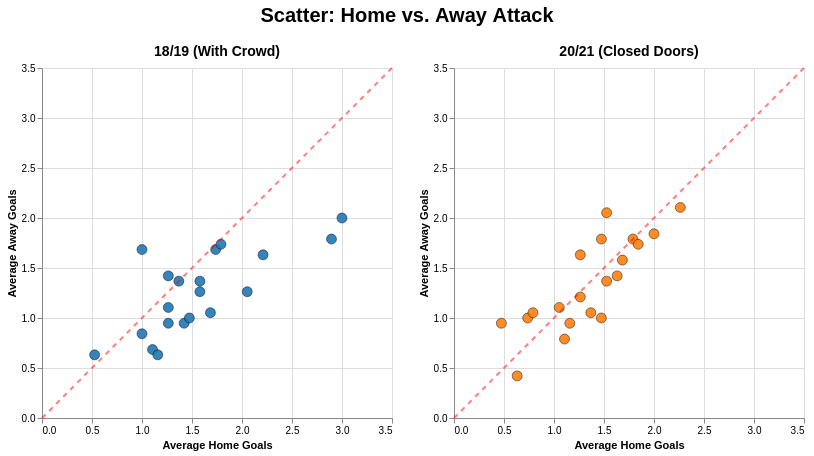

This figure's notebook cell:
### Markdown cell above
### 2. Offensive Convergence: Granular Performance

To understand if the global average phenomenon applies to most individual clubs, we use **Scatter Plots**.
* **Marks:** Points (representing each club).
* **Channels:** Horizontal position (Average Home Goals) and Vertical position (Average Away Goals).

We added a **reference line ($y = x$)**. Teams below the line score more at home; teams above score more away. We expect to see a convergence (points clustering around the line) in the season without a crowd.

### Code cell
# 1. Calculate Average Goals
home_avg = df.groupby(['Season', 'HomeTeam'])['FTHG'].mean().reset_index()
home_avg.columns = ['Season', 'Team', 'Avg_Home_Goals']

away_avg = df.groupby(['Season', 'AwayTeam'])['FTAG'].mean().reset_index()
away_avg.columns = ['Season', 'Team', 'Avg_Away_Goals']

df_times = pd.merge(home_avg, away_avg, on=['Season', 'Team'])

# 2. Setup Hover Interactions
hover_cor = alt.selection_point(name='hover_cor', on='mouseover', fields=['Team'], clear='mouseout', empty=True)
hover_tamanho = alt.selection_point(name='hover_tamanho', on='mouseover', fields=['Team'], clear='mouseout', empty=False)

# 3. Base Scatter Plot
base_scatter = alt.Chart(df_times).mark_circle(stroke='black').encode(
    x=alt.X('Avg_Home_Goals:Q', title='Average Home Goals', scale=alt.Scale(domain=[0, 3.5])),
    y=alt.Y('Avg_Away_Goals:Q', title='Average Away Goals', scale=alt.Scale(domain=[0, 3.5])),
    size=alt.condition(hover_tamanho, alt.value(350), alt.value(100)),
    strokeWidth=alt.condition(hover_tamanho, alt.value(2), alt.value(0.5)),
    opacity=alt.condition(hover_cor, alt.value(0.9), alt.value(0.2)),
    tooltip=[
        alt.Tooltip('Team:N', title='Club'),
        alt.Tooltip('Season:N', title='Context'),
        alt.Tooltip('Avg_Home_Goals:Q', title='Avg Home', format='.2f'),
        alt.Tooltip('Avg_Away_Goals:Q', title='Avg Away', format='.2f')
    ]
).add_params(hover_cor, hover_tamanho)

# 4. Reference Line (y = x)
linha_ref = alt.Chart(pd.DataFrame({'x': [0, 3.5], 'y': [0, 3.5]})).mark_line(
    color='red', strokeDash=[5, 5], opacity=0.5
).encode(x='x:Q', y='y:Q')

# 5. Layer Charts by Season
chart_1819 = alt.layer(
    base_scatter.transform_filter(alt.datum.Season == '18/19 (With Crowd)').encode(
        color=alt.condition(hover_cor, alt.value('#1f77b4'), alt.value('lightgray'))
    ), linha_ref
).properties(title=alt.TitleParams('18/19 (With Crowd)', fontSize=14, fontWeight='bold'), width=350, height=350)

chart_2021 = alt.layer(
    base_scatter.transform_filter(alt.datum.Season == '20/21 (Closed Doors)').encode(
        color=alt.condition(hover_cor, alt.value('#ff7f0e'), alt.value('lightgray'))
    ), linha_ref
).properties(title=alt.TitleParams('20/21 (Closed Doors)', fontSize=14, fontWeight='bold'), width=350, height=350)

# 6. Concatenate & Render
grafico_interativo = alt.hconcat(chart_1819, chart_2021).properties(
    title=alt.TitleParams('Scatter: Home vs. Away Attack', fontSize=20, anchor='middle', dy=-15)
).configure_view(stroke='transparent')

grafico_interativo

### Figure 1 — Vega-Lite specification as saved in the notebook (floating-point values rounded to 4 significant figures)
{"config": {"view": {"continuousWidth": 300, "continuousHeight": 300, "stroke": "transparent"}}, "hconcat": [{"layer": [{"data": {"name": "data-9d959e709e06d822ea3c6b835b281553"}, "mark": {"type": "circle", "stroke": "black"}, "encoding": {"color": {"condition": {"param": "hover_cor", "value": "#1f77b4", "empty": true}, "value": "lightgray"}, "opacity": {"condition": {"param": "hover_cor", "value": 0.9, "empty": true}, "value": 0.2}, "size": {"condition": {"param": "hover_tamanho", "value": 350, "empty": false}, "value": 100}, "strokeWidth": {"condition": {"param": "hover_tamanho", "value": 2, "empty": false}, "value": 0.5}, "tooltip": [{"field": "Team", "title": "Club", "type": "nominal"}, {"field": "Season", "title": "Context", "type": "nominal"}, {"field": "Avg_Home_Goals", "format": ".2f", "title": "Avg Home", "type": "quantitative"}, {"field": "Avg_Away_Goals", "format": ".2f", "title": "Avg Away", "type": "quantitative"}], "x": {"field": "Avg_Home_Goals", "scale": {"domain": [0, 3.5]}, "title": "Average Home Goals", "type": "quantitative"}, "y": {"field": "Avg_Away_Goals", "scale": {"domain": [0, 3.5]}, "title": "Average Away Goals", "type": "quantitative"}}, "name": "view_b03ac4f82cd70df3_0", "transform": [{"filter": "(datum.Season === '18/19 (With Crowd)')"}]}, {"data": {"name": "data-ef5c5d3a3e9a66407d57c06b707bd3b8"}, "mark": {"type": "line", "color": "red", "opacity": 0.5, "strokeDash": [5, 5]}, "encoding": {"x": {"field": "x", "type": "quantitative"}, "y": {"field": "y", "type": "quantitative"}}}], "height": 350, "title": {"text": "18/19 (With Crowd)", "fontSize": 14, "fontWeight": "bold"}, "width": 350}, {"layer": [{"data": {"name": "data-9d959e709e06d822ea3c6b835b281553"}, "mark": {"type": "circle", "stroke": "black"}, "encoding": {"color": {"condition": {"param": "hover_cor", "value": "#ff7f0e", "empty": true}, "value": "lightgray"}, "opacity": {"condition": {"param": "hover_cor", "value": 0.9, "empty": true}, "value": 0.2}, "size": {"condition": {"param": "hover_tamanho", "value": 350, "empty": false}, "value": 100}, "strokeWidth": {"condition": {"param": "hover_tamanho", "value": 2, "empty": false}, "value": 0.5}, "tooltip": [{"field": "Team", "title": "Club", "type": "nominal"}, {"field": "Season", "title": "Context", "type": "nominal"}, {"field": "Avg_Home_Goals", "format": ".2f", "title": "Avg Home", "type": "quantitative"}, {"field": "Avg_Away_Goals", "format": ".2f", "title": "Avg Away", "type": "quantitative"}], "x": {"field": "Avg_Home_Goals", "scale": {"domain": [0, 3.5]}, "title": "Average Home Goals", "type": "quantitative"}, "y": {"field": "Avg_Away_Goals", "scale": {"domain": [0, 3.5]}, "title": "Average Away Goals", "type": "quantitative"}}, "name": "view_d836888d2bed0b5a_1", "transform": [{"filter": "(datum.Season === '20/21 (Closed Doors)')"}]}, {"data": {"name": "data-ef5c5d3a3e9a66407d57c06b707bd3b8"}, "mark": {"type": "line", "color": "red", "opacity": 0.5, "strokeDash": [5, 5]}, "encoding": {"x": {"field": "x", "type": "quantitative"}, "y": {"field": "y", "type": "quantitative"}}}], "height": 350, "title": {"text": "20/21 (Closed Doors)", "fontSize": 14, "fontWeight": "bold"}, "width": 350}], "params": [{"name": "hover_cor", "select": {"type": "point", "clear": "mouseout", "fields": ["Team"], "on": "mouseover"}, "views": ["view_b03ac4f82cd70df3_0", "view_d836888d2bed0b5a_0", "view_d836888d2bed0b5a_1"]}, {"name": "hover_tamanho", "select": {"type": "point", "clear": "mouseout", "fields": ["Team"], "on": "mouseover"}, "views": ["view_b03ac4f82cd70df3_0", "view_d836888d2bed0b5a_0", "view_d836888d2bed0b5a_1"]}], "title": {"text": "Scatter: Home vs. Away Attack", "anchor": "middle", "dy": -15, "fontSize": 20}, "$schema": "https://vega.github.io/schema/vega-lite/v6.4.1.json", "datasets": {"data-9d959e709e06d822ea3c6b835b281553": [{"Season": "18/19 (With Crowd)", "Team": "Arsenal", "Avg_Home_Goals": 2.211, "Avg_Away_Goals": 1.632}, {"Season": "18/19 (With Crowd)", "Team": "Bournemouth", "Avg_Home_Goals": 1.579, "Avg_Away_Goals": 1.368}, {"Season": "18/19 (With Crowd)", "Team": "Brighton", "Avg_Home_Goals": 1.0, "Avg_Away_Goals": 0.8421}, {"Season": "18/19 (With Crowd)", "Team": "Burnley", "Avg_Home_Goals": 1.263, "Avg_Away_Goals": 1.105}, {"Season": "18/19 (With Crowd)", "Team": "Cardiff", "Avg_Home_Goals": 1.105, "Avg_Away_Goals": 0.6842}, {"Season": "18/19 (With Crowd)", "Team": "Chelsea", "Avg_Home_Goals": 2.053, "Avg_Away_Goals": 1.263}, {"Season": "18/19 (With Crowd)", "Team": "Crystal Palace", "Avg_Home_Goals": 1.0, "Avg_Away_Goals": 1.684}, {"Season": "18/19 (With Crowd)", "Team": "Everton", "Avg_Home_Goals": 1.579, "Avg_Away_Goals": 1.263}, {"Season": "18/19 (With Crowd)", "Team": "Fulham", "Avg_Home_Goals": 1.158, "Avg_Away_Goals": 0.6316}, {"Season": "18/19 (With Crowd)", "Team": "Huddersfield", "Avg_Home_Goals": 0.5263, "Avg_Away_Goals": 0.6316}, {"Season": "18/19 (With Crowd)", "Team": "Leicester", "Avg_Home_Goals": 1.263, "Avg_Away_Goals": 1.421}, {"Season": "18/19 (With Crowd)", "Team": "Liverpool", "Avg_Home_Goals": 2.895, "Avg_Away_Goals": 1.789}, {"Season": "18/19 (With Crowd)", "Team": "Man City", "Avg_Home_Goals": 3.0, "Avg_Away_Goals": 2.0}, {"Season": "18/19 (With Crowd)", "Team": "Man United", "Avg_Home_Goals": 1.737, "Avg_Away_Goals": 1.684}, {"Season": "18/19 (With Crowd)", "Team": "Newcastle", "Avg_Home_Goals": 1.263, "Avg_Away_Goals": 0.9474}, {"Season": "18/19 (With Crowd)", "Team": "Southampton", "Avg_Home_Goals": 1.421, "Avg_Away_Goals": 0.9474}, {"Season": "18/19 (With Crowd)", "Team": "Tottenham", "Avg_Home_Goals": 1.789, "Avg_Away_Goals": 1.737}, {"Season": "18/19 (With Crowd)", "Team": "Watford", "Avg_Home_Goals": 1.368, "Avg_Away_Goals": 1.368}, {"Season": "18/19 (With Crowd)", "Team": "West Ham", "Avg_Home_Goals": 1.684, "Avg_Away_Goals": 1.053}, {"Season": "18/19 (With Crowd)", "Team": "Wolves", "Avg_Home_Goals": 1.474, "Avg_Away_Goals": 1.0}, {"Season": "20/21 (Closed Doors)", "Team": "Arsenal", "Avg_Home_Goals": 1.263, "Avg_Away_Goals": 1.632}, {"Season": "20/21 (Closed Doors)", "Team": "Aston Villa", "Avg_Home_Goals": 1.526, "Avg_Away_Goals": 1.368}, {"Season": "20/21 (Closed Doors)", "Team": "Brighton", "Avg_Home_Goals": 1.158, "Avg_Away_Goals": 0.9474}, {"Season": "20/21 (Closed Doors)", "Team": "Burnley", "Avg_Home_Goals": 0.7368, "Avg_Away_Goals": 1.0}, {"Season": "20/21 (Closed Doors)", "Team": "Chelsea", "Avg_Home_Goals": 1.632, "Avg_Away_Goals": 1.421}, {"Season": "20/21 (Closed Doors)", "Team": "Crystal Palace", "Avg_Home_Goals": 1.053, "Avg_Away_Goals": 1.105}, {"Season": "20/21 (Closed Doors)", "Team": "Everton", "Avg_Home_Goals": 1.263, "Avg_Away_Goals": 1.211}, {"Season": "20/21 (Closed Doors)", "Team": "Fulham", "Avg_Home_Goals": 0.4737, "Avg_Away_Goals": 0.9474}, {"Season": "20/21 (Closed Doors)", "Team": "Leeds", "Avg_Home_Goals": 1.474, "Avg_Away_Goals": 1.789}, {"Season": "20/21 (Closed Doors)", "Team": "Leicester", "Avg_Home_Goals": 1.789, "Avg_Away_Goals": 1.789}, {"Season": "20/21 (Closed Doors)", "Team": "Liverpool", "Avg_Home_Goals": 1.526, "Avg_Away_Goals": 2.053}, {"Season": "20/21 (Closed Doors)", "Team": "Man City", "Avg_Home_Goals": 2.263, "Avg_Away_Goals": 2.105}, {"Season": "20/21 (Closed Doors)", "Team": "Man United", "Avg_Home_Goals": 2.0, "Avg_Away_Goals": 1.842}, {"Season": "20/21 (Closed Doors)", "Team": "Newcastle", "Avg_Home_Goals": 1.368, "Avg_Away_Goals": 1.053}, {"Season": "20/21 (Closed Doors)", "Team": "Sheffield United", "Avg_Home_Goals": 0.6316, "Avg_Away_Goals": 0.4211}, {"Season": "20/21 (Closed Doors)", "Team": "Southampton", "Avg_Home_Goals": 1.474, "Avg_Away_Goals": 1.0}, {"Season": "20/21 (Closed Doors)", "Team": "Tottenham", "Avg_Home_Goals": 1.842, "Avg_Away_Goals": 1.737}, {"Season": "20/21 (Closed Doors)", "Team": "West Brom", "Avg_Home_Goals": 0.7895, "Avg_Away_Goals": 1.053}, {"Season": "20/21 (Closed Doors)", "Team": "West Ham", "Avg_Home_Goals": 1.684, "Avg_Away_Goals": 1.579}, {"Season": "20/21 (Closed Doors)", "Team": "Wolves", "Avg_Home_Goals": 1.105, "Avg_Away_Goals": 0.7895}], "data-ef5c5d3a3e9a66407d57c06b707bd3b8": [{"x": 0.0, "y": 0.0}, {"x": 3.5, "y": 3.5}]}}
